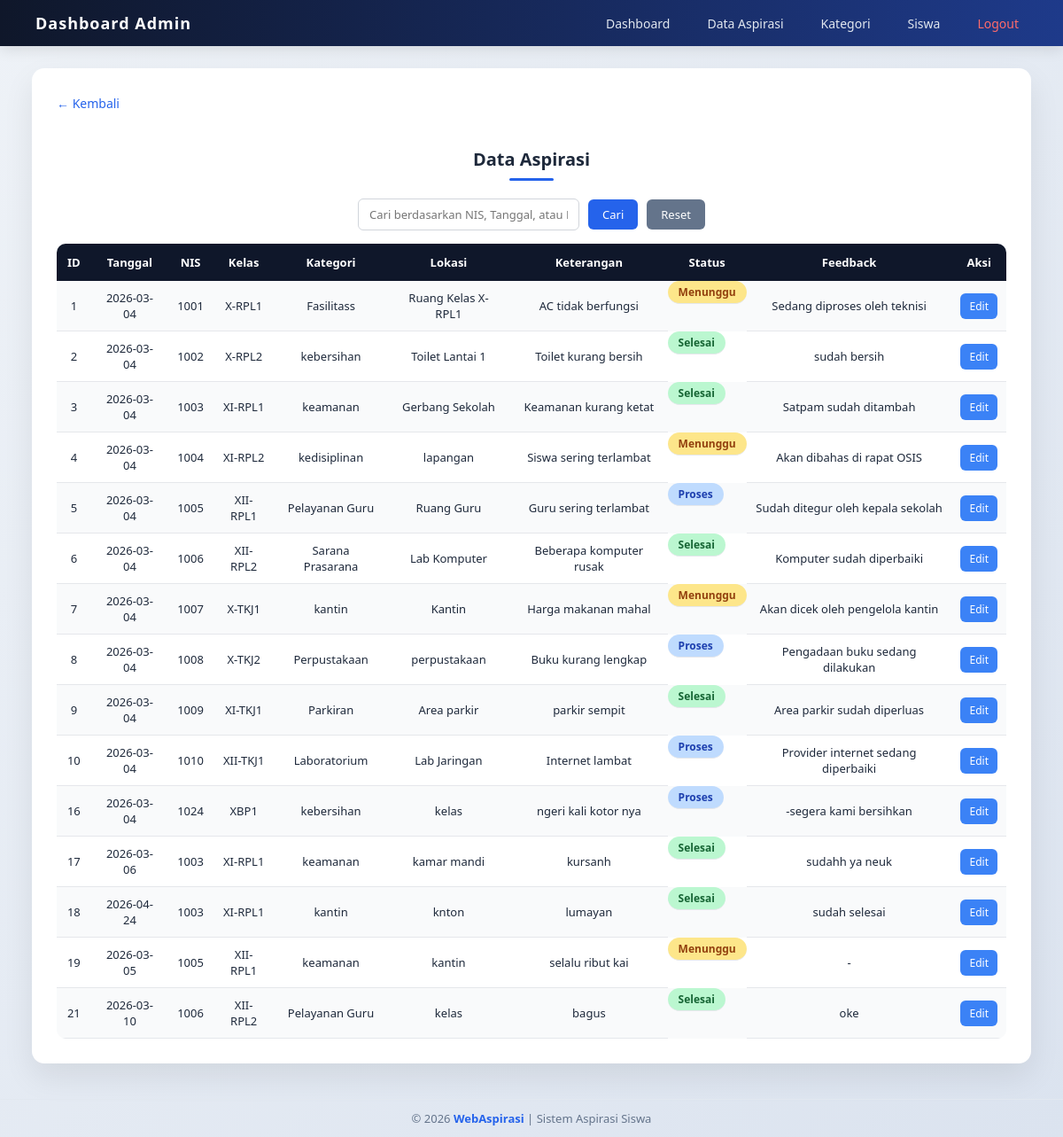
Screenshot of /Data-aspirasi.php (signed in) with the database file from the repository.
### tables this page shows
CREATE TABLE `aspirasi` (
  `id_aspirasi` int NOT NULL,
  `status` enum('Menunggu','Proses','Selesai') NOT NULL,
  `Id_pelaporan` int NOT NULL,
  `feedback` text NOT NULL
);

CREATE TABLE `siswa` (
  `nis` int NOT NULL,
  `kelas` varchar(10) NOT NULL
);

CREATE TABLE `kategori` (
  `Id_kategori` int NOT NULL,
  `ket_kategori` varchar(30) NOT NULL
);

CREATE TABLE `input_aspirasi` (
  `Id_pelaporan` int NOT NULL,
  `nis` int NOT NULL,
  `id_kategori` int NOT NULL,
  `lokasi` varchar(50) NOT NULL,
  `ket` varchar(50) NOT NULL,
  `created_at` datetime NOT NULL DEFAULT CURRENT_TIMESTAMP
);

### Data-aspirasi.php (the view, shortened to what this page needs)
<?php
include 'db.php';
$keyword = isset($_GET['keyword']) ? $_GET['keyword'] : '';
$query = mysqli_query($conn, "
SELECT
    aspirasi.id_aspirasi,
    DATE(input_aspirasi.created_at) AS tanggal,
    siswa.nis,
    siswa.kelas,
    kategori.ket_kategori,
    input_aspirasi.lokasi,
    input_aspirasi.ket,
    aspirasi.status,
    aspirasi.feedback
FROM aspirasi
JOIN input_aspirasi
ON aspirasi.id_pelaporan = input_aspirasi.id_pelaporan
JOIN siswa
ON input_aspirasi.nis = siswa.nis
JOIN kategori
ON input_aspirasi.id_kategori = kategori.id_kategori
WHERE
    siswa.nis LIKE '%$keyword%' OR
    DATE(input_aspirasi.created_at) LIKE '%$keyword%' OR
    kategori.ket_kategori LIKE '%$keyword%'
ORDER BY aspirasi.id_aspirasi ASC
");
?>
<!DOCTYPE html>
<html>
<head>
    <link rel="stylesheet" href="css/style.css">
</head>
<div class="navbar-admin">
    <div class="logo"><b>Dashboard Admin</b></div>
    <ul class="menu">
        <li><a href="dashboard.php">Dashboard</a></li>
        <li><a href="data-aspirasi.php">Data Aspirasi</a></li>
        <li><a href="kategori.php">Kategori</a></li>
        <li><a href="siswa.php">Siswa</a></li>
        <li><a href="logout.php" class="logout">Logout</a></li>
    </ul>
</div>
<body>
    <div class="container">
        <a href="dashboard.php" class="btn-back">
            <span class="arrow">←</span>
            <span>Kembali</span>
        </a>
        <h2>Data Aspirasi</h2>
        <form method="GET" class="form-search">
            <input type="text"
                name="keyword"
                placeholder="Cari berdasarkan NIS, Tanggal, atau Kategori..."
                value="<?= $keyword ?>">
            <button type="submit" class="btn-search">Cari</button>
            <a href="data-aspirasi.php" class="btn-reset">Reset</a>
        </form>
        <table>
            <tr>
                <th>ID</th>
                <th>Tanggal</th>
                <th>NIS</th>
                <th>Kelas</th>
                <th>Kategori</th>
                <th>Lokasi</th>
                <th>Keterangan</th>
                <th>Status</th>
                <th>Feedback</th>
                <th>Aksi</th>
            </tr>
            <?php while ($row = mysqli_fetch_array($query)) { ?>
                <tr>
                    <td><?= $row['id_aspirasi']; ?></td>
                    <td><?= $row['tanggal']; ?></td>
                    <td><?= $row['nis']; ?></td>
                    <td><?= $row['kelas']; ?></td>
                    <td><?= $row['ket_kategori']; ?></td>
                    <td><?= $row['lokasi']; ?></td>
                    <td><?= $row['ket']; ?></td>
                    <td class="<?= strtolower($row['status']); ?>">
                        <?= $row['status']; ?>
                    </td>
                    <td><?= $row['feedback']; ?></td>
                    <td>
                        <button class="btn-edit"
                            onclick="editData(
'<?= $row['id_aspirasi']; ?>',
'<?= $row['status']; ?>',
'<?= $row['feedback']; ?>'
)">
                            Edit
                        </button>
                    </td>
                </tr>
            <?php } ?>
        </table>
    </div>
</body>
<footer class="footer">
    <p>© 2026 <b>WebAspirasi</b> | Sistem Aspirasi Siswa</p>
</footer>
</html>

### css/style.css (style rules this page uses)
* { margin:0; padding:0; box-sizing:border-box; font-family:'Segoe UI',sans-serif; }
body { background:linear-gradient(135deg,#eef2f7,#dbe3ef); color:#1e293b; }
.navbar-admin { background:linear-gradient(90deg,#0f172a,#1e3a8a); padding:14px 40px; display:flex; justify-content:space-between; align-items:center; box-shadow:0 4px 15px rgba(0,0,0,0.1); }
.logo { color:white; font-size:18px; font-weight:600; letter-spacing:1px; }
.menu { list-style:none; display:flex; gap:22px; }
.menu li a { color:#e2e8f0; text-decoration:none; font-size:14px; padding:6px 10px; border-radius:6px; transition:0.3s; }
.logout { color:#ff6b6b !important; }
.container { width:94%; max-width:1200px; margin:25px auto; background:white; padding:28px; border-radius:14px; box-shadow:0 15px 35px rgba(0,0,0,0.08); }
h2 { text-align:center; margin:25px 0 20px; font-size:20px; font-weight:600; position:relative; }
h2::after { content:''; width:50px; height:3px; background:#2563eb; display:block; margin:8px auto; border-radius:2px; }
.btn-back { display:inline-block; margin-bottom:15px; color:#2563eb; text-decoration:none; font-size:14px; }
.form-search { display:flex; gap:10px; margin-bottom:15px; justify-content:center; align-items:center; }
.form-search input { padding:8px 12px; border:1px solid #d1d5db; border-radius:6px; font-size:13px; width:250px; }
.btn-search { padding:8px 16px; background:#2563eb; color:white; border:none; border-radius:6px; cursor:pointer; font-size:13px; }
.btn-reset { padding:8px 16px; background:#64748b; color:white; border-radius:6px; text-decoration:none; font-size:13px; }
table { width:100%; border-collapse:collapse; border-radius:10px; overflow:hidden; }
table th { background:#0f172a; color:white; padding:12px; font-size:13px; }
table td { padding:10px; border-bottom:1px solid #e5e7eb; font-size:13px; text-align:center; }
table tr:nth-child(even) { background:#f9fafb; }
.btn-edit { background:#3b82f6; color:white; border:none; padding:6px 10px; font-size:12px; border-radius:6px; cursor:pointer; }
.menunggu { background:#fde68a; color:#92400e; padding:4px 12px; border-radius:20px; font-weight:600; font-size:12px; display:inline-block; }
.proses { background:#bfdbfe; color:#1e40af; padding:4px 12px; border-radius:20px; font-weight:600; font-size:12px; display:inline-block; }
.selesai { background:#bbf7d0; color:#166534; padding:4px 12px; border-radius:20px; font-weight:600; font-size:12px; display:inline-block; }
.footer { margin-top: 40px; padding: 12px; text-align: center; color: #64748b; font-size: 13px; border-top: 1px solid #e2e8f0; }
.footer b { color: #2563eb; }

### rows the page displays
aspirasi: id_aspirasi "1", tanggal "2026-03-04", siswa.nis "1001", siswa.kelas "X-RPL1", kategori.ket_kategori "Fasilitass", Id_pelaporan.lokasi "Ruang Kelas X-RPL1", Id_pelaporan.ket "AC tidak berfungsi", status "Menunggu", feedback "Sedang diproses oleh teknisi"
aspirasi: id_aspirasi "2", tanggal "2026-03-04", siswa.nis "1002", siswa.kelas "X-RPL2", kategori.ket_kategori "kebersihan", Id_pelaporan.lokasi "Toilet Lantai 1", Id_pelaporan.ket "Toilet kurang bersih", status "Selesai", feedback "sudah bersih"
aspirasi: id_aspirasi "3", tanggal "2026-03-04", siswa.nis "1003", siswa.kelas "XI-RPL1", kategori.ket_kategori "keamanan", Id_pelaporan.lokasi "Gerbang Sekolah", Id_pelaporan.ket "Keamanan kurang ketat", status "Selesai", feedback "Satpam sudah ditambah"
aspirasi: id_aspirasi "4", tanggal "2026-03-04", siswa.nis "1004", siswa.kelas "XI-RPL2", kategori.ket_kategori "kedisiplinan", Id_pelaporan.lokasi "lapangan", Id_pelaporan.ket "Siswa sering terlambat", status "Menunggu", feedback "Akan dibahas di rapat OSIS"
aspirasi: id_aspirasi "5", tanggal "2026-03-04", siswa.nis "1005", siswa.kelas "XII-RPL1", kategori.ket_kategori "Pelayanan Guru", Id_pelaporan.lokasi "Ruang Guru", Id_pelaporan.ket "Guru sering terlambat", status "Proses", feedback "Sudah ditegur oleh kepala sekolah"
aspirasi: id_aspirasi "6", tanggal "2026-03-04", siswa.nis "1006", siswa.kelas "XII-RPL2", kategori.ket_kategori "Sarana Prasarana", Id_pelaporan.lokasi "Lab Komputer", Id_pelaporan.ket "Beberapa komputer rusak", status "Selesai", feedback "Komputer sudah diperbaiki"
aspirasi: id_aspirasi "7", tanggal "2026-03-04", siswa.nis "1007", siswa.kelas "X-TKJ1", kategori.ket_kategori "kantin", Id_pelaporan.lokasi "Kantin", Id_pelaporan.ket "Harga makanan mahal", status "Menunggu", feedback "Akan dicek oleh pengelola kantin"
aspirasi: id_aspirasi "8", tanggal "2026-03-04", siswa.nis "1008", siswa.kelas "X-TKJ2", kategori.ket_kategori "Perpustakaan", Id_pelaporan.lokasi "perpustakaan", Id_pelaporan.ket "Buku kurang lengkap", status "Proses", feedback "Pengadaan buku sedang dilakukan"
aspirasi: id_aspirasi "9", tanggal "2026-03-04", siswa.nis "1009", siswa.kelas "XI-TKJ1", kategori.ket_kategori "Parkiran", Id_pelaporan.lokasi "Area parkir", Id_pelaporan.ket "parkir sempit", status "Selesai", feedback "Area parkir sudah diperluas"
aspirasi: id_aspirasi "10", tanggal "2026-03-04", siswa.nis "1010", siswa.kelas "XII-TKJ1", kategori.ket_kategori "Laboratorium", Id_pelaporan.lokasi "Lab Jaringan", Id_pelaporan.ket "Internet lambat", status "Proses", feedback "Provider internet sedang diperbaiki"
aspirasi: id_aspirasi "16", tanggal "2026-03-04", siswa.nis "1024", siswa.kelas "XBP1", kategori.ket_kategori "kebersihan", Id_pelaporan.lokasi "kelas", Id_pelaporan.ket "ngeri kali kotor nya", status "Proses", feedback "-segera kami bersihkan"
aspirasi: id_aspirasi "17", tanggal "2026-03-06", siswa.nis "1003", siswa.kelas "XI-RPL1", kategori.ket_kategori "keamanan", Id_pelaporan.lokasi "kamar mandi", Id_pelaporan.ket "kursanh", status "Selesai", feedback "sudahh ya neuk"
aspirasi: id_aspirasi "18", tanggal "2026-04-24", siswa.nis "1003", siswa.kelas "XI-RPL1", kategori.ket_kategori "kantin", Id_pelaporan.lokasi "knton", Id_pelaporan.ket "lumayan", status "Selesai", feedback "sudah selesai"
aspirasi: id_aspirasi "19", tanggal "2026-03-05", siswa.nis "1005", siswa.kelas "XII-RPL1", kategori.ket_kategori "keamanan", Id_pelaporan.lokasi "kantin", Id_pelaporan.ket "selalu ribut kai", status "Menunggu", feedback "-"
aspirasi: id_aspirasi "21", tanggal "2026-03-10", siswa.nis "1006", siswa.kelas "XII-RPL2", kategori.ket_kategori "Pelayanan Guru", Id_pelaporan.lokasi "kelas", Id_pelaporan.ket "bagus", status "Selesai", feedback "oke"
